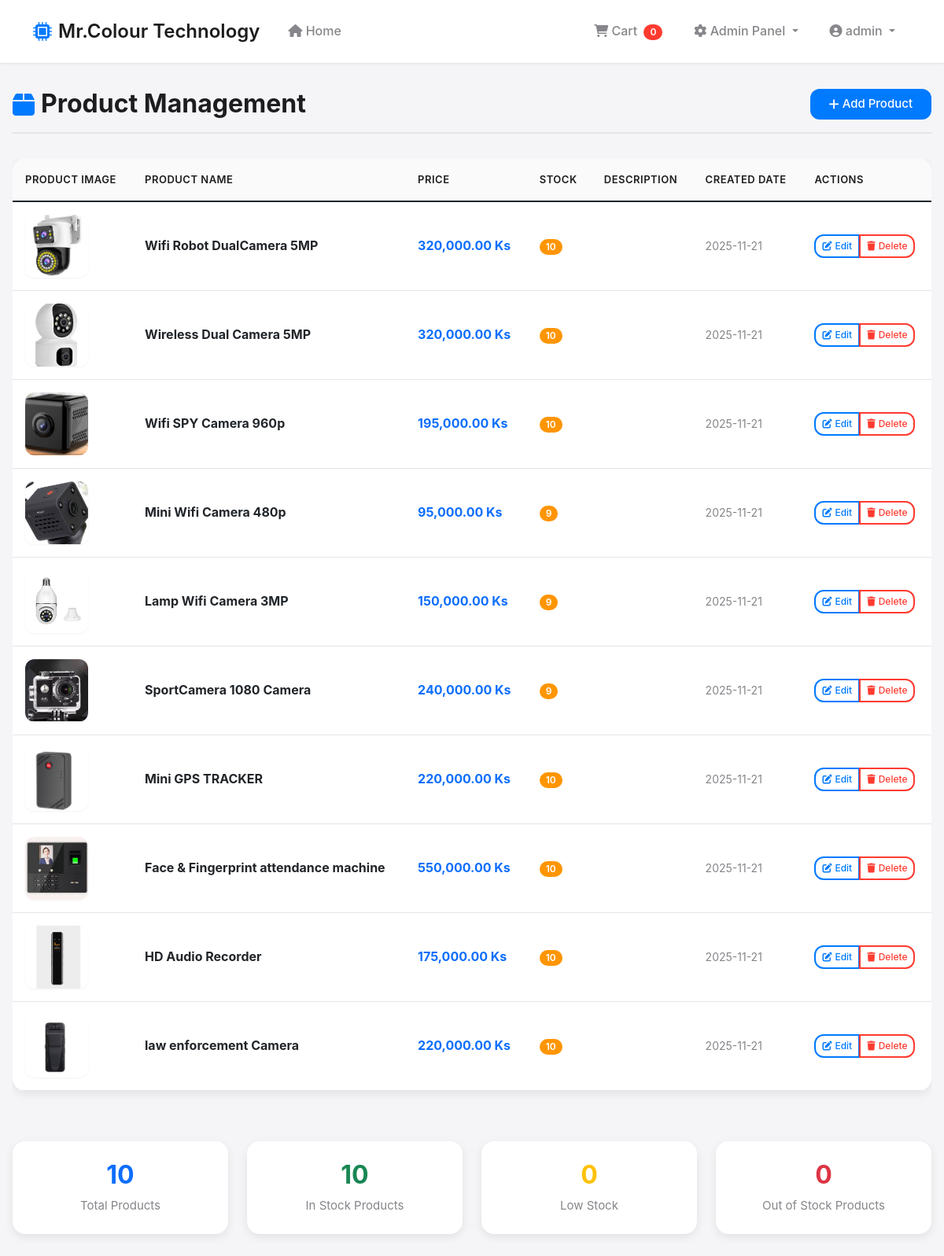
The app's page /admin/products (signed in) with its own data.
### app.py (models this page shows, shortened)
class User(UserMixin, db.Model):
    id = db.Column(db.Integer, primary_key=True)
    username = db.Column(db.String(80), unique=True, nullable=False)
    email = db.Column(db.String(120), unique=True, nullable=False)
    phone = db.Column(db.String(20), nullable=False)
    password_hash = db.Column(db.String(120), nullable=False)
    is_admin = db.Column(db.Boolean, default=False)
    created_at = db.Column(db.DateTime, default=datetime.utcnow)

class Product(db.Model):
    id = db.Column(db.Integer, primary_key=True)
    name = db.Column(db.String(100), nullable=False)
    price = db.Column(db.Float, nullable=False)
    description = db.Column(db.Text)
    stock = db.Column(db.Integer, default=0)
    image = db.Column(db.String(200))
    variants = db.Column(db.Text)  # JSON string storing variant options like ["XL", "2XL", "3XL"]
    created_at = db.Column(db.DateTime, default=datetime.utcnow)

### app.py (the view)
@app.route('/admin/products')
@login_required
def admin_products():
    if not current_user.is_admin:
        flash('Insufficient permissions')
        return redirect(url_for('index'))
    products = Product.query.all()
    return render_template('admin_products.html', products=products)

### app.py (called while the page is built)
@app.template_filter('format_currency')
def format_currency(value):
    try:
        return f"{float(value):,.2f}"
    except (ValueError, TypeError):
        return "0.00"

@app.template_filter('get_first_image')
def get_first_image(value):
    if not value:
        return None
    try:
        import json
        images = json.loads(value)
        if isinstance(images, list) and len(images) > 0:
            return images[0]
        elif isinstance(images, str):
            return images
    except (json.JSONDecodeError, ValueError, TypeError):
        pass
    return value if isinstance(value, str) else None

@login_manager.user_loader
def load_user(user_id):
    user = User.query.get(int(user_id))
    if user:
        db.session.refresh(user)
    return user

### templates/admin_products.html (shortened to what this page needs)
{% extends "base.html" %}
{% block content %}
<div class="page-header">
    <h2><i class="fas fa-box"></i> Product Management</h2>
    <a href="{{ url_for('add_product') }}" class="btn btn-primary">
        <i class="fas fa-plus"></i> Add Product
    </a>
</div>
{% if products %}
    <div class="table-responsive">
        <table class="table table-hover">
            <thead>
                <tr>
                    <th>Product Image</th>
                    <th>Product Name</th>
                    <th>Price</th>
                    <th>Stock</th>
                    <th>Description</th>
                    <th>Created Date</th>
                    <th>Actions</th>
                </tr>
            </thead>
            <tbody>
                {% for product in products %}
                <tr>
                    <td>
                        <img src="{{ url_for('static', filename='uploads/' + (product.image|get_first_image)) if product.image|get_first_image else url_for('static', filename='images/no-image.svg') }}"
                             class="cart-item-image" alt="{{ product.name }}">
                    </td>
                    <td>
                        <strong>{{ product.name }}</strong>
                    </td>
                    <td>
                        <span class="text-primary fw-bold">{{ product.price|format_currency }} Ks</span>
                    </td>
                    <td>
                        <span class="badge {% if product.stock > 10 %}bg-success{% elif product.stock > 0 %}bg-warning{% else %}bg-danger{% endif %}">
                            {{ product.stock }}
                        </span>
                    </td>
                    <td>
                    </td>
                    <td>
                        <small class="text-muted">{{ product.created_at.strftime('%Y-%m-%d') }}</small>
                    </td>
                    <td>
                        <div class="btn-group" role="group">
                            <button class="btn btn-sm btn-outline-primary edit-product-btn" data-product-id="{{ product.id }}">
                                <i class="fas fa-edit"></i> Edit
                            </button>
                            <button class="btn btn-sm btn-outline-danger delete-product-btn" data-product-id="{{ product.id }}">
                                <i class="fas fa-trash"></i> Delete
                            </button>
                        </div>
                    </td>
                </tr>
                {% endfor %}
            </tbody>
        </table>
    </div>
    <div class="row g-4 mt-4">
        <div class="col-md-3">
            <div class="stats-card">
                <h5 class="card-title text-primary">{{ products|length }}</h5>
                <p class="card-text">Total Products</p>
            </div>
        </div>
        <div class="col-md-3">
            <div class="stats-card">
                <h5 class="card-title text-success">{{ products|selectattr('stock', 'gt', 0)|list|length }}</h5>
                <p class="card-text">In Stock Products</p>
            </div>
        </div>
        <div class="col-md-3">
            <div class="stats-card">
                <h5 class="card-title text-warning">{{ products|selectattr('stock', 'le', 5)|selectattr('stock', 'gt', 0)|list|length }}</h5>
                <p class="card-text">Low Stock</p>
            </div>
        </div>
        <div class="col-md-3">
            <div class="stats-card">
                <h5 class="card-title text-danger">{{ products|selectattr('stock', 'eq', 0)|list|length }}</h5>
                <p class="card-text">Out of Stock Products</p>
            </div>
        </div>
    </div>
{% endif %}
{% endblock %}

### templates/base.html (shortened to what this page needs)
<!DOCTYPE html>
<html lang="en">
<head>
    <link href="https://cdn.jsdelivr.net/npm/bootstrap@5.1.3/dist/css/bootstrap.min.css" rel="stylesheet">
    <link href="https://cdnjs.cloudflare.com/ajax/libs/font-awesome/6.0.0/css/all.min.css" rel="stylesheet">
    <link href="{{ url_for('static', filename='css/style.css') }}" rel="stylesheet">
</head>
<body>
    <nav class="navbar navbar-expand-lg navbar-light">
        <div class="container">
            <a class="navbar-brand" href="{{ url_for('index') }}">
                <i class="fas fa-microchip"></i> Mr.Colour Technology
            </a>
            <div class="collapse navbar-collapse" id="navbarNav">
                <ul class="navbar-nav me-auto">
                    <li class="nav-item">
                        <a class="nav-link" href="{{ url_for('index') }}">
                            <i class="fas fa-home"></i> Home
                        </a>
                    </li>
                </ul>
                <ul class="navbar-nav">
                    {% if current_user.is_authenticated %}
                        <li class="nav-item">
                            <a class="nav-link" href="#" onclick="showCart()">
                                <i class="fas fa-shopping-cart"></i> Cart
                                <span class="badge bg-danger" id="cart-count">0</span>
                            </a>
                        </li>
                        {% if current_user.is_admin %}
                            <li class="nav-item dropdown">
                                <a class="nav-link dropdown-toggle" href="#" role="button" data-bs-toggle="dropdown" aria-expanded="false">
                                    <i class="fas fa-cog"></i> Admin Panel
                                </a>
                            </li>
                        {% endif %}
                        <li class="nav-item dropdown">
                            <a class="nav-link dropdown-toggle" href="#" role="button" data-bs-toggle="dropdown" aria-expanded="false">
                                <i class="fas fa-user-circle"></i> {{ current_user.username }}
                            </a>
                        </li>
                    {% endif %}
                </ul>
            </div>
        </div>
    </nav>
    <main class="container">
        {% block content %}{% endblock %}
    </main>
</body>
</html>

### records on screen
User: username "admin"
Product: image (picture), name "Wifi Robot DualCamera 5MP", price "320,000.00", stock "10", created_at "2025-11-21"
Product: image (picture), name "Wireless Dual Camera 5MP", price "320,000.00", stock "10", created_at "2025-11-21"
Product: image (picture), name "Wifi SPY Camera 960p", price "195,000.00", stock "10", created_at "2025-11-21"
Product: image (picture), name "Mini Wifi Camera 480p", price "95,000.00", stock "9", created_at "2025-11-21"
Product: image (picture), name "Lamp Wifi Camera 3MP", price "150,000.00", stock "9", created_at "2025-11-21"
Product: image (picture), name "SportCamera 1080 Camera", price "240,000.00", stock "9", created_at "2025-11-21"
Product: image (picture), name "Mini GPS TRACKER", price "220,000.00", stock "10", created_at "2025-11-21"
Product: image (picture), name "Face & Fingerprint attendance machine", price "550,000.00", stock "10", created_at "2025-11-21"
Product: image (picture), name "HD Audio Recorder", price "175,000.00", stock "10", created_at "2025-11-21"
Product: image (picture), name "law enforcement Camera", price "220,000.00", stock "10", created_at "2025-11-21"

### other values on screen
{{ products|length }} "10"
{{ products|selectattr('stock', 'gt', 0)|list|length }} "10"
{{ products|selectattr('stock', 'eq', 0)|list|length }} "0"
